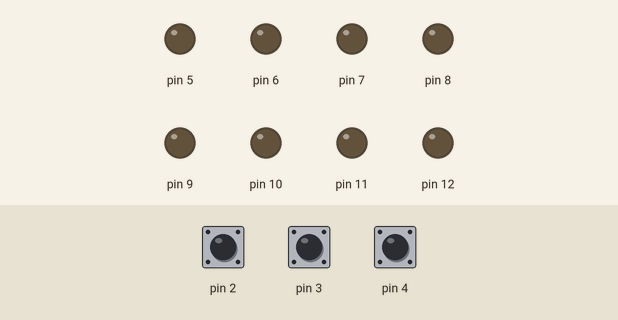
A sketch run on a simulated Arduino Uno, built with avr-gcc and run on an emulated ATmega328P. On the bench: output pins drawn as LEDs (lit = HIGH). Dashed ring = blinking. The test bench sets the inputs (shaded band); at power-on: pin 3 HIGH, pin 2 HIGH, pin 4 HIGH.

Above: at 0.8 s.
0.9 s: pin 3 pulled LOW for 0.15 s
At 1.8 s:
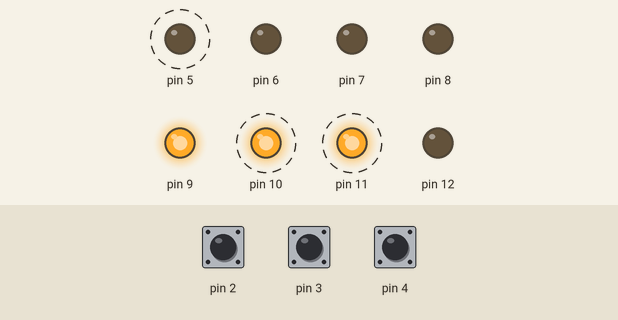
3.9 s: pin 2 pulled LOW for 0.15 s
At 4.0 s:
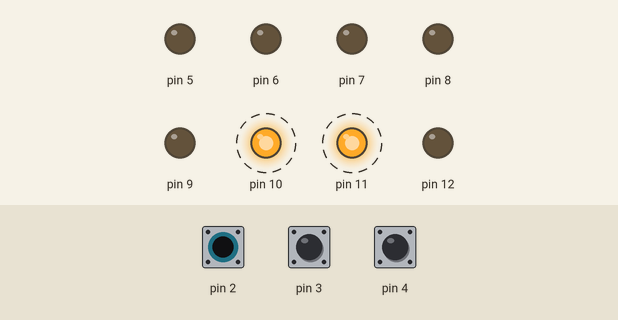
7.0 s: pin 3 pulled LOW for 1 s
At 8.2 s:
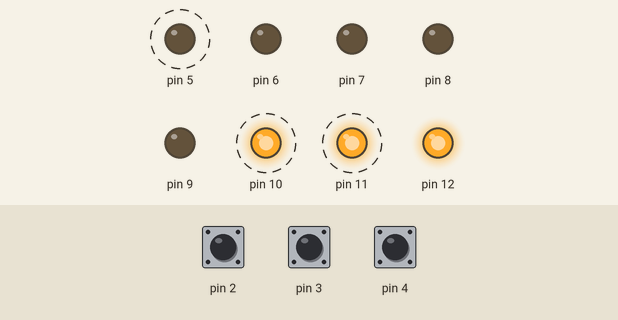
10.0 s: pin 2 pulled LOW for 1 s
At 10.61 s:
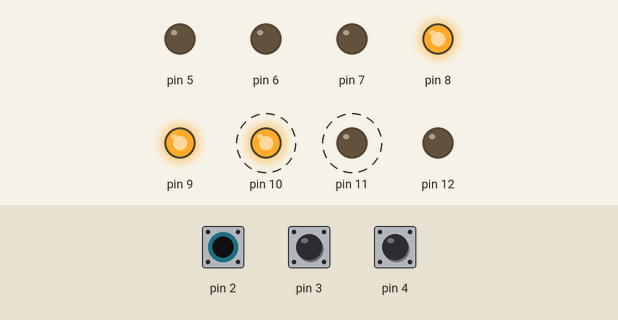
13.0 s: pin 3 pulled LOW for 3.2 s
At 15.41 s:
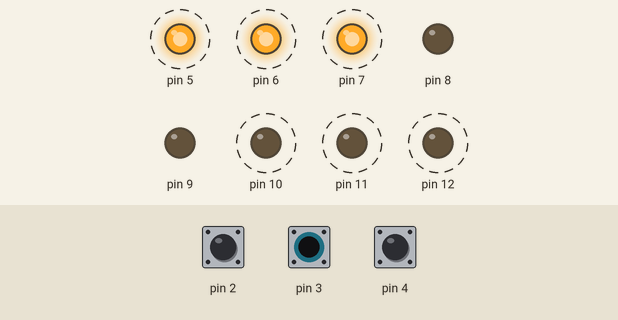
Timing chart, 0 to 18.7 s (numbered marks = the images above; inputs shaded):
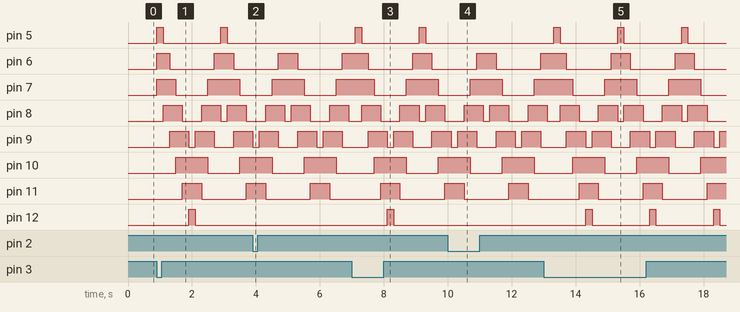

Measured:
- after the input at 0.9 s, pin 5: alternates HIGH for 0.20 s and LOW for 1.8 s, starting at once; pin 6: LOW → HIGH at once, → LOW 0.40 s later, → HIGH 1.4 s later, → LOW 0.60 s later
- after the input at 3.9 s, pin 5: stays LOW (without the input it goes to HIGH after 1.0 s); pin 12: stops changing and stays LOW
- after the input at 7.0 s, pin 5: alternates HIGH for 0.20 s and LOW for 1.8 s, starting after 0.11 s; pin 6: HIGH → LOW after 0.51 s instead of 0.11 s
- after the input at 10.0 s, pin 5: stays LOW (without the input it goes to HIGH after 1.1 s); pin 12: stops changing and stays LOW
- after the input at 13.0 s, pin 5: alternates HIGH for 0.20 s and LOW for 1.8 s, starting after 0.31 s; pin 9: LOW → HIGH after 0.71 s, then repeats every 2.0 s: LOW 0.20 s, HIGH 0.60 s, LOW 0.60 s, HIGH 0.60 s

The sketch:

sketch_may05a.ino
```cpp
/* Includes */
#include <avr/interrupt.h>
#include <avr/io.h>
#include <stdint.h>
#include <util/delay.h>

/* Global Variables */
const uint8_t LED1 = 1<<PD5; //pin D5
const uint8_t LED2 = 1<<PD6; //pin D6
const uint8_t LED3 = 1<<PD7; //pin D7
const uint8_t LED4 = 1<<PB0; //pin D8
const uint8_t LED5 = 1<<PB1; //pin D9
const uint8_t LED6 = 1<<PB2; //pin D10
const uint8_t LED7 = 1<<PB3; //pin D11
const uint8_t LED8 = 1<<PB4; //pin D12
const uint8_t SWITCH1 = 1<<PD4; //pin D4
const uint8_t SWITCH2 = 1<<PD3; //pin D3
const uint8_t SWITCH3 = 1<<PD2; //pin D2
//SWITCH 3 = PD2 since this corresponds to interrupt vector INT0


/* Function Declarations */
ISR(INT0_vect);
void startLEDseq(const int delay_in_ms);
void delay_(int i);

int main(void)
{
    /* Setup */
    EIMSK |= (1 << INT0);          // Enable ext. INT1
    EICRA = (1 << ISC01);          // External interrupt on falling edge for INT0

    sei();                         // enable interrupts

    // set pull-up at PD3 and PD2 and PD4
    PORTD |= (SWITCH1 | SWITCH2 | SWITCH3);

    // set pins for LED1, LED2, LED3, LED4, LED5, LED6, LED7, LED8 to output pins
    DDRD |= (LED1 | LED2 | LED3);
    DDRB |= (LED4 | LED5 | LED6 | LED7 | LED8);

    //initially, turn OFF the LEDs
    PORTD &= ~(LED1 | LED2 | LED3);
    PORTB &= ~(LED4 | LED5 | LED6 | LED7 | LED8);
    /* Event Loop */
    while (1)
    {
      //if Switch 1 is pressed
        if(!(PIND & SWITCH1))
        {
          //runs the LED sequence at a 500 ms interval speed
          startLEDseq(500);
        }
      //if Switch 2 is pressed
        else if(!(PIND & SWITCH2))
        {
         //runs the LED sequence at a 200 ms interval speed
          startLEDseq(200);
        }
    }
    return 0;

}

//must create own delay function due to C++ not allowing any variables as parameters for delay
void delay_(int i)
{
  if(i == 200 || !(PIND & SWITCH2))
  //this allows us to press and hold mid sequence to change frequency to intervals of 200 ms for LED sequence
  {
    _delay_ms(200);
  }
  else if(i == 500 || !(PIND & SWITCH1))
  //this allows us to press and hold mid sequence to change frequency to intervals of 500 ms for LED sequence
  {
    _delay_ms(500);
  }
}

//We are defining an external interrupt here
//for the case where we do not want our first and last LEDs to react with the sequence
ISR(INT0_vect){
    _delay_ms(5);
    if(!(PIND & SWITCH3)) //to check if switch still pressed
    {
      //strategy used: we are setting the respective LEDs as INPUTS instead of OUTPUTS
      //to make them unresponsive to LED sequence function
      DDRD &= ~(LED1); //first LED
      DDRB &= ~(LED8); //last LED
    }
}

//function which runs the LED loop as per the task
void startLEDseq(const int delay_in_ms) //input-> the delay at which the loop must run
{
  //since our interrupt turns these LEDs off sometimes, we are setting them back to OUTPUTS
    DDRD |= (LED1);
    DDRB |= (LED8);

    for(int i = 0; i < 3; i++)
    {//alternatively turning ON and OFF the desired LEDs as per sequence
      PORTD |= (LED1 | LED2 | LED3);
      delay_(delay_in_ms);
      PORTD ^= LED1;
      PORTB ^= (LED4);
      delay_(delay_in_ms);
      PORTD ^= (LED2);
      PORTB ^= (LED5);
      delay_(delay_in_ms);
      PORTD ^= (LED3);
      PORTB ^= (LED6);
      delay_(delay_in_ms);
      PORTB ^= (LED4 | LED7);
      delay_(delay_in_ms);
      PORTB ^= (LED5);
      PORTB ^= (LED8);
      delay_(delay_in_ms);
      PORTB ^= (LED8);
      PORTB ^= (LED5);
      delay_(delay_in_ms);
      PORTB ^= (LED4 | LED7);
      delay_(delay_in_ms);
      PORTD ^= (LED3);
      PORTB ^= (LED6);
      delay_(delay_in_ms);
      PORTD ^= (LED2);
      PORTB ^= (LED5);
      delay_(delay_in_ms);
      PORTB ^= (LED4);
      PORTD ^= LED1;
      if(i==2) //makes sure in the last run no extra delay is added!
      delay_(delay_in_ms);
    }
    PORTD &= ~(LED1 | LED2 | LED3);
    PORTB &= ~(LED4);
 }
```
